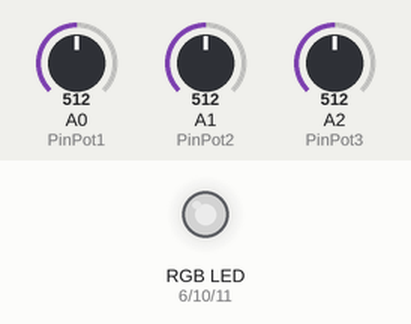
Simulated run of this sketch. Board: Arduino Uno, built with avr-gcc and run on an emulated ATmega328P. Parts: an RGB LED mixed from three pins (HIGH = lit). Inputs (shaded band) come from the test bench; at power-on: A0 (PinPot1) = 512, A1 (PinPot2) = 512, A2 (PinPot3) = 512. Dim RGB values are drawn brighter than linear.

Above: at 1.2 s.
1.3 s: A0 (PinPot1) set to 716
At 2.5 s:
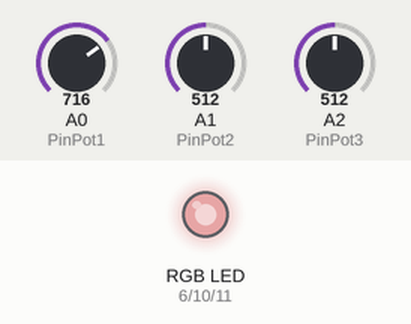
2.8 s: A1 (PinPot2) set to 716
At 3.6 s:
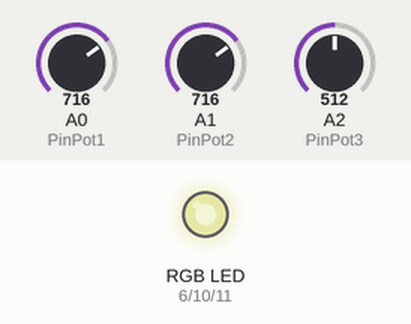
4.3 s: A2 (PinPot3) set to 716
At 4.7 s:
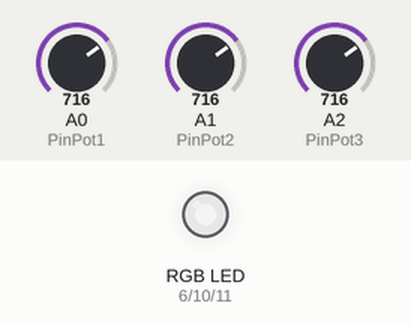
5.8 s: A0 (PinPot1) set to 900
At 7.0 s:
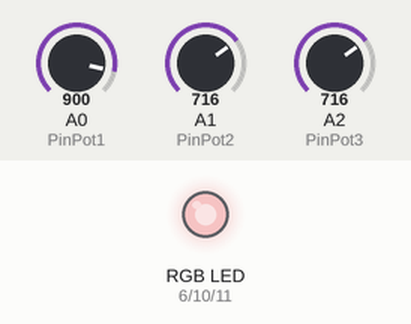
7.3 s: A1 (PinPot2) set to 900
At 8.2 s:
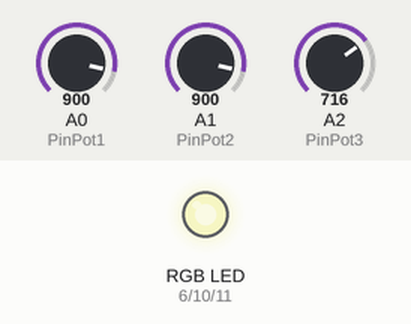
8.8 s: A2 (PinPot3) set to 900
At 9.4 s:
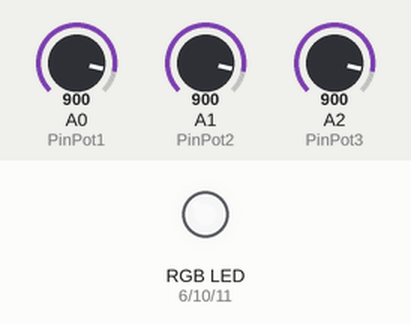
Timing chart, 0 to 11.3 s (numbered marks = the images above; inputs shaded):
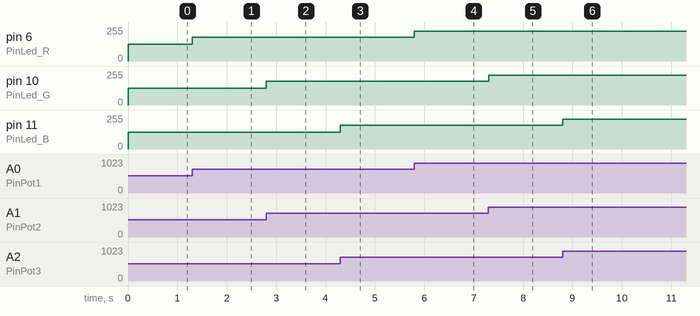

Measured:
- after the input at 1.3 s, pin 6 (PinLed_R): 127/255 → 178/255 at once
- after the input at 2.8 s, pin 10 (PinLed_G): 127/255 → 178/255 at once
- after the input at 4.3 s, pin 11 (PinLed_B): 127/255 → 178/255 at once
- after the input at 5.8 s, pin 6 (PinLed_R): 178/255 → 224/255 at once
- after the input at 7.3 s, pin 10 (PinLed_G): 178/255 → 224/255 at once
- after the input at 8.8 s, pin 11 (PinLed_B): 178/255 → 224/255 at once

The sketch:

led_RGB.ino
```cpp
int PinPot1 = A0;
int PinPot2 = A1;
int PinPot3 = A2;
int PinLed_R = 6;
int PinLed_G = 10;
int PinLed_B = 11;

void setup()
{
  pinMode(PinLed_R, OUTPUT);
  pinMode(PinLed_G, OUTPUT);
  pinMode(PinLed_B, OUTPUT);
}

void loop()
{
  int potValue;
  int ledValue;
  potValue = analogRead(PinPot1);
  ledValue = map(potValue, 0, 1023, 0, 255);
  analogWrite(PinLed_R, ledValue);

  potValue = analogRead(PinPot2);
  ledValue = map(potValue, 0, 1023, 0, 255);
  analogWrite(PinLed_G, ledValue);

  potValue = analogRead(PinPot3);
  ledValue = map(potValue, 0, 1023, 0, 255);
  analogWrite(PinLed_B, ledValue);
 }
```
